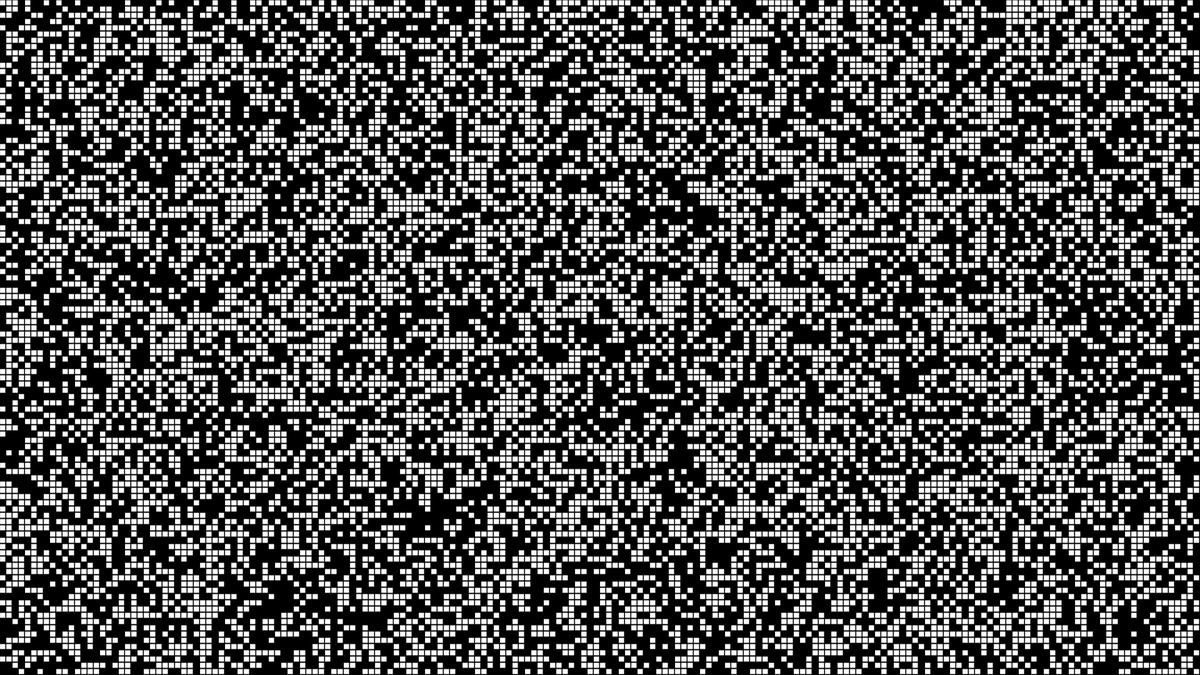
Frame 1 (no input)
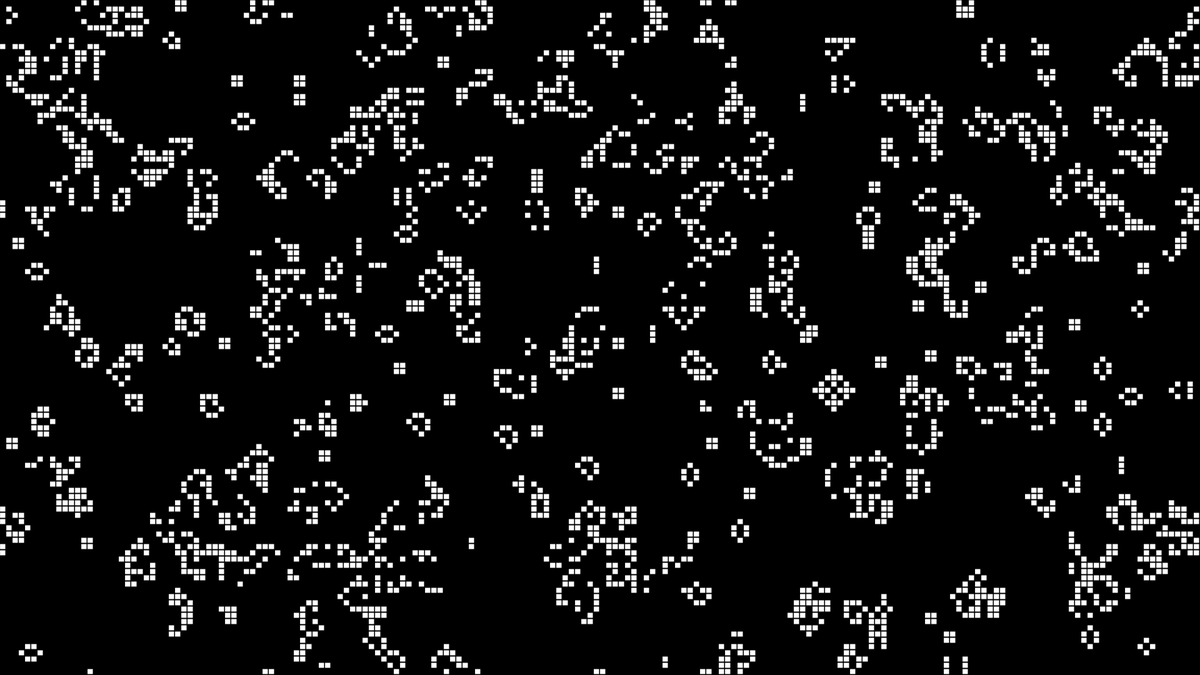
Frame 60 (no input)
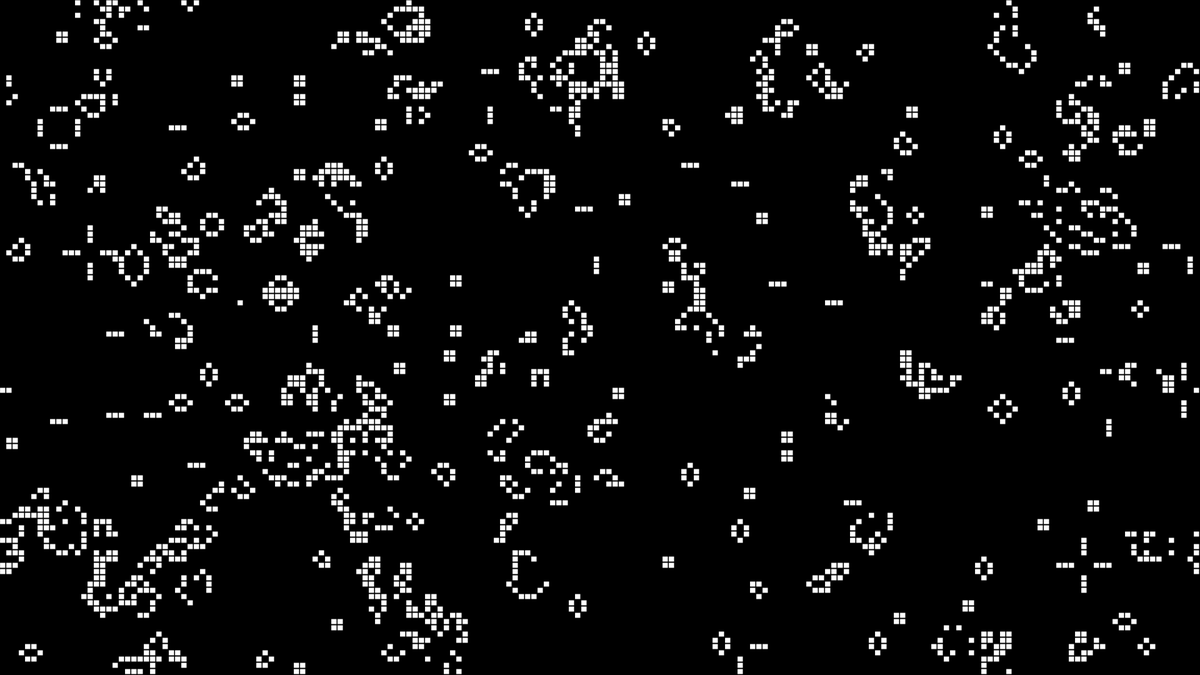
Frame 120 (the mouse pressed at the canvas centre since frame 60)

The p5.js sketch that drew these frames (run headless with seeded random() and noise() and a simulated clock; from frame 60 on, the mouse is pressed at the canvas centre):

// p5.js sketch
// ── sketch.js
function make2DArray(cols, rows) {
	let arr = new Array(cols);
	for (let i = 0; i < arr.length; i++) {
		arr[i] = new Array(rows);
	}
	return arr;
}

let grid;
let cols;
let rows;
let resolution = 10;

function setup() {
	createCanvas(1920, 1080);
	cols = width / resolution;
	rows = height / resolution;

	grid = make2DArray(cols, rows);
	for (let i = 0; i < cols; i++) {
		for (let j = 0; j < rows; j++) {
		 grid[i][j] = floor(random(2));
		}
	}
}

function draw() {
	background(0);

	for (let i = 0; i < cols; i++) {
		for (let j = 0; j < rows; j++) {
			let x = i * resolution;
			let y = j * resolution;
			if (grid[i][j] == 1) {
				fill(255);
				stroke(0);
				rect(x, y, resolution - 1,resolution - 1);
			}
		}
	}

	let next = make2DArray(cols, rows);

  // Compute next based on grid
  for (let i = 0; i < cols; i++) {
		for (let j = 0; j < rows; j++) {
		let state = grid[i][j];

		// Count live neighbors!
			let sum = 0;
			let neighbors = countNeighbors(grid, i, j);

			if (state == 0 && neighbors == 3) {
				next[i][j] = 1;
			} else if (state == 1 && (neighbors < 2 || neighbors > 3)) {
				next[i][j] = 0;
			} else {
				next[i][j] = state;
			}
		}
	}

	grid = next;

}

function countNeighbors(grid, x, y) {
	let sum = 0;
	for (let i = -1; i < 2; i++) {
		for (let j = -1; j < 2; j++) {

			let col = (x + i + cols) % cols;
			let row = (y + j + rows) % rows;

			sum += grid[col][row];
		}
	}
	sum -= grid[x][y];
	return sum;
}
